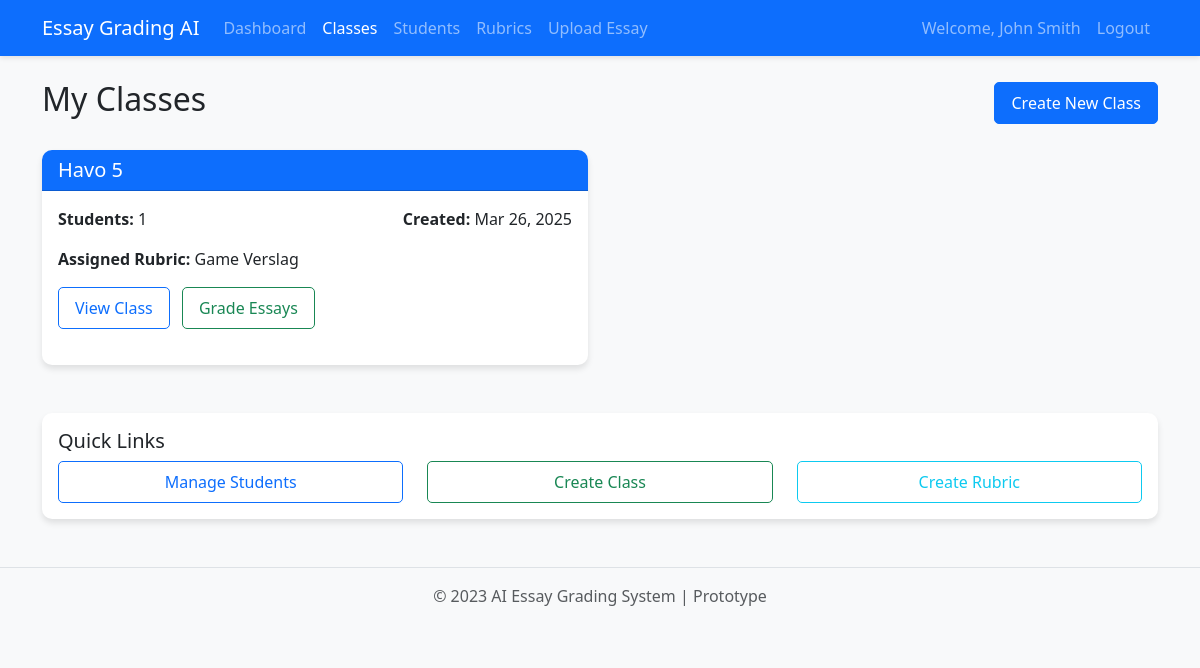
Page /classes (signed in) on the committed database.
### app.py (models this page shows)
class User(UserMixin, db.Model):
    id = db.Column(db.Integer, primary_key=True)
    email = db.Column(db.String(100), unique=True, nullable=False)
    password = db.Column(db.String(200), nullable=False)
    name = db.Column(db.String(100), nullable=False)
    rubrics = db.relationship('Rubric', backref='user', lazy=True)
    essays = db.relationship('Essay', backref='user', lazy=True)
    classes = db.relationship('Class', backref='teacher', lazy=True)
    students = db.relationship('Student', backref='teacher', lazy=True)

class Class(db.Model):
    id = db.Column(db.Integer, primary_key=True)
    name = db.Column(db.String(100), nullable=False)
    description = db.Column(db.Text, nullable=True)
    user_id = db.Column(db.Integer, db.ForeignKey('user.id'), nullable=False)
    rubric_id = db.Column(db.Integer, db.ForeignKey('rubric.id'), nullable=True)
    created_at = db.Column(db.DateTime, default=datetime.utcnow)
    students = db.relationship('Student', secondary=student_class, lazy='subquery',
                               backref=db.backref('classes', lazy=True))
    essays = db.relationship('Essay', backref='class_ref', lazy=True)

class Rubric(db.Model):
    id = db.Column(db.Integer, primary_key=True)
    name = db.Column(db.String(100), nullable=False)
    user_id = db.Column(db.Integer, db.ForeignKey('user.id'), nullable=False)
    criteria = db.relationship('RubricCriterion', backref='rubric', lazy=True, cascade="all, delete-orphan")
    essays = db.relationship('Essay', backref='rubric', lazy=True)
    created_at = db.Column(db.DateTime, default=datetime.utcnow)
    classes = db.relationship('Class', backref='assigned_rubric', lazy=True)

### app.py (the view)
@app.route('/classes')
@login_required
def view_classes():
    classes = Class.query.filter_by(user_id=current_user.id).all()
    return render_template('classes/index.html', classes=classes)

### app.py (called while the page is built)
@login_manager.user_loader
def load_user(user_id):
    return User.query.get(int(user_id))

### templates/classes/index.html (shortened to what this page needs)
{% extends "base.html" %}
{% block content %}
<div class="d-flex justify-content-between align-items-center mb-4">
    <h2>My Classes</h2>
    <a href="{{ url_for('create_class') }}" class="btn btn-primary">Create New Class</a>
</div>
{% if classes %}
<div class="row">
    {% for class_obj in classes %}
    <div class="col-md-6 mb-4">
        <div class="card h-100">
            <div class="card-header bg-primary text-white">
                <h5 class="mb-0">{{ class_obj.name }}</h5>
            </div>
            <div class="card-body">
                <div class="d-flex justify-content-between mb-3">
                    <span><strong>Students:</strong> {{ class_obj.students|length }}</span>
                    <span><strong>Created:</strong> {{ class_obj.created_at.strftime('%b %d, %Y') }}</span>
                </div>
                {% if class_obj.rubric_id %}
                <p><strong>Assigned Rubric:</strong> {{ class_obj.assigned_rubric.name }}</p>
                {% else %}
                <p class="text-warning"><em>No rubric assigned</em></p>
                {% endif %}
                <div class="mt-3">
                    <a href="{{ url_for('view_class', class_id=class_obj.id) }}" class="btn btn-outline-primary">View Class</a>
                    <a href="{{ url_for('class_grading', class_id=class_obj.id) }}" class="btn btn-outline-success ms-2">Grade Essays</a>
                </div>
            </div>
        </div>
    </div>
    {% endfor %}
</div>
{% else %}
<div class="alert alert-info">
    <p>You haven't created any classes yet.</p>
    <a href="{{ url_for('create_class') }}" class="btn btn-primary mt-2">Create Your First Class</a>
</div>
{% endif %}
<div class="card mt-4">
    <div class="card-body">
        <h5>Quick Links</h5>
        <div class="row">
            <div class="col-md-4">
                <div class="d-grid">
                    <a href="{{ url_for('view_students') }}" class="btn btn-outline-primary">Manage Students</a>
                </div>
            </div>
            <div class="col-md-4">
                <div class="d-grid">
                    <a href="{{ url_for('create_class') }}" class="btn btn-outline-success">Create Class</a>
                </div>
            </div>
            <div class="col-md-4">
                <div class="d-grid">
                    <a href="{{ url_for('create_rubric') }}" class="btn btn-outline-info">Create Rubric</a>
                </div>
            </div>
        </div>
    </div>
</div>
{% endblock %}

### templates/base.html (shortened to what this page needs)
<!DOCTYPE html>
<html lang="en">
<head>
    <link href="https://cdn.jsdelivr.net/npm/bootstrap@5.3.0/dist/css/bootstrap.min.css" rel="stylesheet">
    <link rel="stylesheet" href="{{ url_for('static', filename='css/style.css') }}">
</head>
<body>
    {% if current_user.is_authenticated %}
    <nav class="navbar navbar-expand-lg navbar-dark bg-primary">
        <div class="container">
            <a class="navbar-brand" href="{{ url_for('dashboard') }}">Essay Grading AI</a>
            <div class="collapse navbar-collapse" id="navbarNav">
                <ul class="navbar-nav me-auto">
                    <li class="nav-item">
                        <a class="nav-link" href="{{ url_for('dashboard') }}">Dashboard</a>
                    </li>
                    <li class="nav-item">
                        <a class="nav-link" href="{{ url_for('view_classes') }}">Classes</a>
                    </li>
                    <li class="nav-item">
                        <a class="nav-link" href="{{ url_for('view_students') }}">Students</a>
                    </li>
                    <li class="nav-item">
                        <a class="nav-link" href="{{ url_for('create_rubric') }}">Rubrics</a>
                    </li>
                    <li class="nav-item">
                        <a class="nav-link" href="{{ url_for('upload_essay') }}">Upload Essay</a>
                    </li>
                </ul>
                <div class="navbar-nav">
                    <span class="nav-item nav-link">Welcome, {{ current_user.name }}</span>
                    <a class="nav-link" href="{{ url_for('logout') }}">Logout</a>
                </div>
            </div>
        </div>
    </nav>
    {% endif %}
    <div class="container mt-4">
        {% block content %}{% endblock %}
    </div>
    <footer class="mt-5 py-3 text-center">
        <div class="container">
            <p class="text-muted">© 2023 AI Essay Grading System | Prototype</p>
        </div>
    </footer>
</body>
</html>

### static/css/style.css (style rules this page uses)
body { font-family: 'Segoe UI', Tahoma, Geneva, Verdana, sans-serif; background-color: #f8f9fa; }
.navbar { box-shadow: 0 2px 5px rgba(0, 0, 0, 0.1); }
.card { border: none; border-radius: 10px; box-shadow: 0 4px 6px rgba(0, 0, 0, 0.1); margin-bottom: 20px; }
.card-header { border-radius: 10px 10px 0 0 !important; }
.btn { border-radius: 5px; padding: 8px 16px; }
footer { border-top: 1px solid #dee2e6; margin-top: 50px; }

### rows in the picture
User: name "John Smith"
Class: name "Havo 5", students|length "1", created_at "Mar 26, 2025", assigned_rubric.name "Game Verslag"
